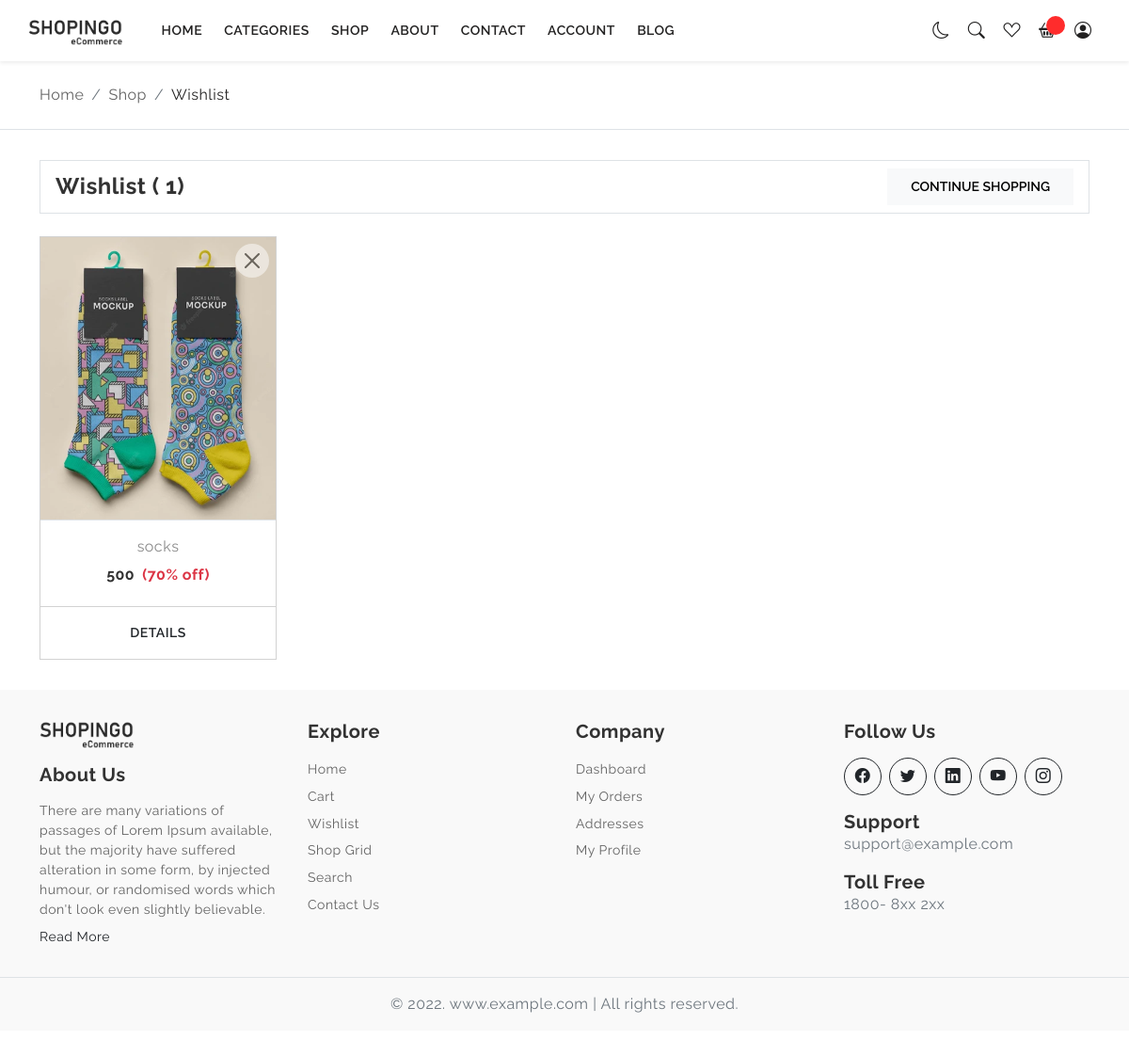
The page /src/view/wishlist.php (signed in) on the database its author committed.
### tables this page shows
CREATE TABLE `products_table` (
  `id` int NOT NULL,
  `product_name` varchar(255) NOT NULL,
  `description` varchar(255) NOT NULL,
  `price` int NOT NULL,
  `stock` int NOT NULL,
  `product_size` varchar(255) DEFAULT NULL,
  `isFeatured` int NOT NULL DEFAULT '0',
  `isDeleted` int NOT NULL DEFAULT '0',
  `category_id` int NOT NULL,
  `featured_product_image` varchar(255) NOT NULL,
  `created_at` timestamp NOT NULL DEFAULT CURRENT_TIMESTAMP,
  `updated_at` timestamp NULL DEFAULT NULL,
  `deleted_at` timestamp NULL DEFAULT NULL,
  `restored_at` datetime DEFAULT NULL
);

### src/view/wishlist.php (the view, shortened to what this page needs)
<?php
if (isset($_SESSION['user_login'])) {
  include '../../includes/header.php';
  include_once '../../includes/nav.php';
  include '../../config/connection.php';
  $user_id = $_SESSION['user_id'];
  $fetch_cart_query = "SELECT products_table.*
 FROM `products_table`
 INNER JOIN `product_wishlist` ON products_table.id = product_wishlist.product_id
 INNER JOIN `users_table` ON users_table.id = product_wishlist.user_id WHERE users_table.id = $user_id";
  $execute = mysqli_query($conn, $fetch_cart_query);
  $count = mysqli_num_rows($execute);
  $data_container = array();
  while ($row = mysqli_fetch_assoc($execute)) {
    $data_container[] = $row;
  }
  ?>
  <div class="page-content">
    <div class="py-4 border-bottom">
      <div class="container">
        <nav aria-label="breadcrumb">
          <ol class="breadcrumb mb-0">
            <li class="breadcrumb-item"><a href="javascript:;">Home</a></li>
            <li class="breadcrumb-item"><a href="javascript:;">Shop</a></li>
            <li class="breadcrumb-item active" aria-current="page">Wishlist </li>
          </ol>
        </nav>
      </div>
    </div>
    <section class="section-padding">
      <div class="container">
        <div class="d-flex align-items-center px-3 py-2 border mb-4">
          <div class="text-start">
            <h4 class="mb-0 h4 fw-bold">Wishlist (
              <?php echo $count; ?>)
            </h4>
          </div>
          <div class="ms-auto">
            <a href="./index.php"><button type="button" class="btn btn-light btn-ecomm">Continue Shopping</button></a>
          </div>
        </div>
        <div class="similar-products">
          <div class="row row-cols-1 row-cols-sm-2 row-cols-lg-3 row-cols-xl-4 row-cols-xxl-5 g-4">
            <?php foreach ($data_container as $data) {
              $image = $data['featured_product_image'];
              $product_id = $data['id'];
              ?>
              <div class="col">
                <div class="card rounded-0" style="height:450px; width:252px ; ">
                  <form action="../controller/cart_handle.php" method="POST">
                    <button type="submit" name="remove_wishlist_btn"
                      class="btn-close wishlist-close position-absolute end-0 top-0"></button>
                  </form>
                  <a href="javascript:;">
                    <a href="./product-details.php?product_id=<?php echo $product_id ?>"> <img height="300px" width="250px"
                        src='<?php echo "../../shopingo_admin2-rahul/assets/images/product_featured_images/$image" ?>'
                         alt=""></a>
                  </a>
                  <div class="card-body border-top text-center">
                    <p class="mb-0 product-short-name">
                      <?php echo $data['product_name']; ?>
                    </p>
                    <div class="product-price d-flex align-items-center gap-2 mt-2 justify-content-center">
                      <div class="h6 fw-bold">
                        <?php echo $data['price'] ?>
                      </div>
                      <div class="h6 fw-bold text-danger">(70% off)</div>
                    </div>
                  </div>
                  <div class="card-footer bg-transparent text-center">
                    <a href="./product-details.php?product_id=<?php echo $product_id ?>" class="btn btn-ecomm w-100">
                      Details</a>
                  </div>
                </div>
              </div>
            <?php } ?>
          </div>
        </div>
      </div>
    </section>
    <?php include '../../includes/footer.php' ?>
    </body>
    </html>
  <?php } else {
  header("Location: ./login.php");
}
?>

### assets/css/style.css (style rules this page uses)
body { color: #797979; letter-spacing: 0.5px; background-color: #ffffff; font-family: 'Raleway', sans-serif; }
::placeholder { opacity: 0.5 !important; }
.h1, .h2, .h3, .h4, .h5, .h6, h1, h2, h3, h4, h5, h6 { color: #323232; }
.page-content { padding-top: 65px; }
.similar-products .card { cursor: pointer; -webkit-transition: 0.4s ease; transition: 0.4s ease; }
.product-short-name { color: #898989; font-size: 16px; }
.btn-ecomm { font-size: 14px; text-transform: uppercase; font-weight: 600; padding: 0.5rem 1.5rem; border-radius: 0; z-index: 6; }
.breadcrumb li a { color: #636363; }
.breadcrumb li.active { color: #222121; }
.section-padding { padding-top: 2rem !important; padding-bottom: 2rem !important; }
.wishlist-close { background-color: #ffffff; border-radius: 50%; padding: 10px; margin: 7px; }

### rows shown on the page
products_table: featured_product_image (picture), product_name "socks", price "500"

### other values the page prints
$count "1"
